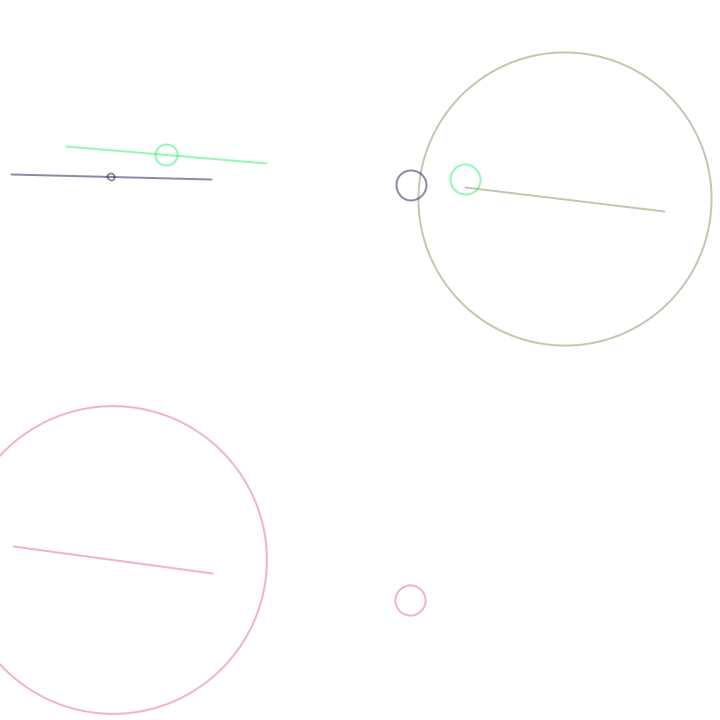
Frame 1 (no input)
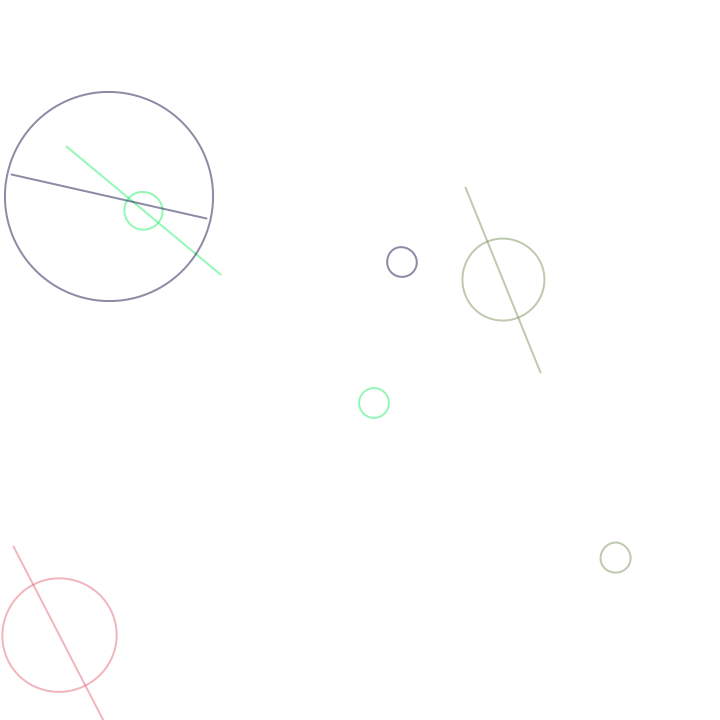
Frame 60 (the mouse pressed at the canvas centre just before this capture)
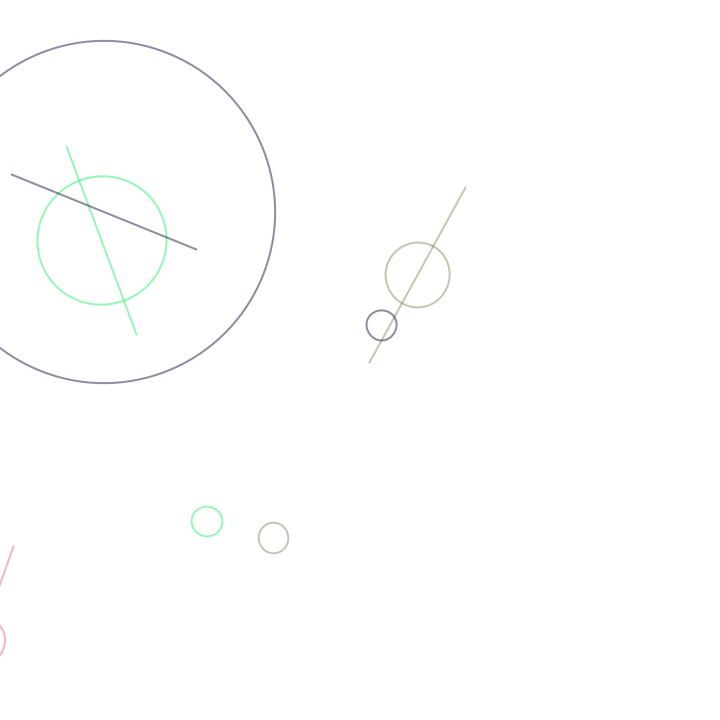
Frame 120 (the mouse held since frame 60 and released just before this capture)

The Processing sketch that drew these frames (run headless with seeded random() and noise(); from frame 60 on, the mouse is pressed at the canvas centre):

// Processing sketch: rotatingGraphics
// ── rotatingGraphics.pde
Thing mt1; // Thing = class, mt1 = object/instance
Thing mt2;
Thing mt3;
Thing mt4;

void setup(){
  size(720,720);
  
  mt1 = new Thing();
  mt2 = new Thing();
  mt3 = new Thing();
  mt4 = new Thing();
}

void draw(){
  background(255);
  mt1.update();
  mt1.display();
  mt2.update();
  mt2.display();
  mt3.update();
  mt3.display();
  mt4.update();
  mt4.display();
}

// ── Thing.pde
class Thing { // block
  float x, y; //fields
  float line_count;
  float diameter;
  float original_diameter;
  float rotation_speed;
  float phase;
  color c;

  Thing() { // constructor
    x = random(width);
    y = random(height);
    line_count = random(60,220);
    diameter = random(100,200);
    original_diameter = diameter;
    rotation_speed = random(0.0001,0.001);
    phase = random(0,TWO_PI);
    c = color(random(255),random(255), random(255));
  }
  
  void update(){
    diameter = original_diameter+200*sin(phase+millis()*0.001);
  }

  void display() {
    strokeWeight(2);
    stroke(c, 120);
    noFill();
    pushMatrix();
    translate(x, y);
    rotate(millis()*rotation_speed);
    //for (float theta = 0; theta < TWO_PI; theta += TWO_PI/line_count) {
    //  float line_end_x = diameter*cos(theta);
    //  float line_end_y = diameter*sin(theta);
    //  line(0,0,line_end_x,line_end_y);
    //  //ellipse(line_end_x,line_end_y, 10,10);
    //}
    line(0,0,200,0);
    ellipse(100,0,diameter,diameter);
    ellipse(400,0,30,30);
    popMatrix();
  }
}
